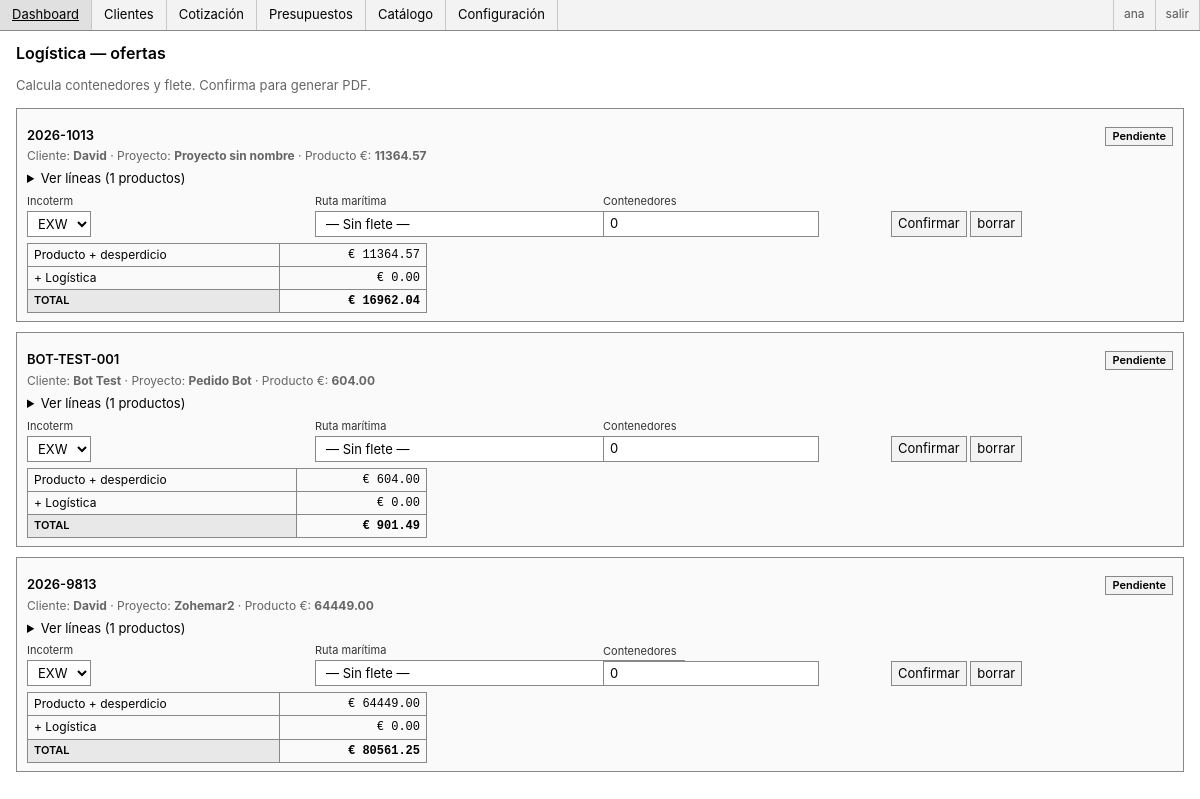
Screenshot of /logistics (signed in) with the database file from the repository.
### tables this page shows
CREATE TABLE users (
            id INTEGER PRIMARY KEY AUTOINCREMENT,
            username TEXT UNIQUE NOT NULL,
            password_hash TEXT NOT NULL,
            role TEXT NOT NULL DEFAULT 'viewer',
            full_name TEXT,
            email TEXT,
            created_at TEXT NOT NULL
        );

CREATE TABLE pending_offers (
            id INTEGER PRIMARY KEY AUTOINCREMENT,
            offer_number TEXT NOT NULL,
            client_name TEXT NOT NULL,
            project_name TEXT NOT NULL,
            waste_pct REAL DEFAULT 5,
            margin_pct REAL DEFAULT 33,
            fx_rate REAL DEFAULT 1.085,
            lines_json TEXT NOT NULL,
            total_product_eur REAL DEFAULT 0,
            total_logistic_eur REAL DEFAULT 0,
            total_final_eur REAL DEFAULT 0,
            status TEXT DEFAULT 'pending',
            incoterm TEXT DEFAULT 'EXW',
            route_id INTEGER,
            container_count INTEGER DEFAULT 0,
            created_at TEXT NOT NULL,
            updated_at TEXT
        );

### app.py (the view)
@app.route('/logistics')
@login_required
def logistics():
    db = get_db()
    offers = db.execute(
        'SELECT * FROM pending_offers ORDER BY created_at DESC'
    ).fetchall()
    offers_data = [dict(o) for o in offers]
    routes = db.execute('SELECT * FROM shipping_routes').fetchall()
    routes_data = [dict(r) for r in routes]
    return render_template('logistics.html', offers=offers_data, routes=routes_data)

### app.py (called while the page is built)
@login_manager.user_loader
def load_user(user_id):
    db = get_db()
    row = db.execute('SELECT * FROM users WHERE id = ?', (int(user_id),)).fetchone()
    if row:
        return User(row['id'], row['username'], row['role'])
    return None

def get_db() -> sqlite3.Connection:
    if 'db' not in g:
        g.db = sqlite3.connect(app.config['DATABASE'])
        g.db.row_factory = sqlite3.Row
    return g.db

@app.template_filter('from_json')
def from_json(value):
    try:
        return json.loads(value)
    except:
        return []

@app.context_processor
def inject_now() -> dict[str, Any]:
    return {
        'current_year': datetime.now(timezone.utc).year,
        'stages': STAGES,
        'current_user': current_user,
    }

### templates/logistics.html (shortened to what this page needs)
{% extends 'base.html' %}
{% block content %}
<h1>Logística — ofertas</h1>
<p class="muted">Calcula contenedores y flete. Confirma para generar PDF.</p>
{% for offer in offers %}
<div class="card" id="offer-{{ offer['id'] }}" style="margin-bottom:10px;">
  <h3>
    {{ offer['offer_number'] }}
    <span class="badge" style="float:right;">{{ 'Confirmada' if offer['status'] == 'confirmed' else 'Pendiente' }}</span>
  </h3>
  <p class="muted" style="font-size:12px; margin:2px 0 6px 0;">
    Cliente: <b>{{ offer['client_name'] }}</b>
    · Proyecto: <b>{{ offer['project_name'] }}</b>
    · Producto €: <b data-prod>{{ "%.2f"|format(offer['total_product_eur']) }}</b>
  </p>
  <details style="margin-bottom:6px;">
    <summary>Ver líneas ({{ (offer['lines_json']|from_json|length) }} productos)</summary>
  </details>
  {% if offer['status'] != 'confirmed' %}
  <div class="row" style="align-items:end;">
    <div><label>Incoterm</label>
      <select class="incoterm-sel">
        <option value="EXW">EXW</option>
      </select>
    </div>
    <div><label>Ruta marítima</label>
      <select class="route-sel" onchange="calcLogistics(this)">
        <option value="">— Sin flete —</option>
      </select>
    </div>
    <div><label>Contenedores</label>
      <input type="number" class="container-input" value="0" min="0" step="1" onchange="calcLogistics(this)">
    </div>
    <div>
      <button type="button" onclick="confirmOffer({{ offer['id'] }})">Confirmar</button>
      <button type="button" onclick="deleteOffer({{ offer['id'] }})">borrar</button>
    </div>
  </div>
  <table style="max-width:400px; margin-top:6px;">
    <tr><td>Producto + desperdicio</td><td class="num">€ {{ "%.2f"|format(offer['total_product_eur']) }}</td></tr>
    <tr><td>+ Logística</td><td class="num">€ <span class="log-total">0.00</span></td></tr>
    <tr><th>TOTAL</th><td class="num"><b class="final-total">€ {{ "%.2f"|format(offer['total_final_eur']) }}</b></td></tr>
  </table>
  {% endif %}
</div>
{% endfor %}
{% endblock %}

### templates/base.html (shortened to what this page needs)
<!doctype html>
<html lang="es">
<head>
</head>
<body>
  <nav>
    <a href="{{ url_for('dashboard') }}">Dashboard</a>
    <a href="{{ url_for('crm') }}">Clientes</a>
    <a href="{{ url_for('quote') }}">Cotización</a>
    <a href="{{ url_for('presupuestos') }}">Presupuestos</a>
    <a href="{{ url_for('products') }}">Catálogo</a>
    <a href="{{ url_for('config') }}">Configuración</a>
    <span class="spacer"></span>
    {% if current_user and current_user.is_authenticated %}
      <span class="user">{{ current_user.username }}</span>
      <a href="{{ url_for('logout') }}" class="user">salir</a>
    {% endif %}
  </nav>
  <div class="wrap">
    {% block content %}{% endblock %}
  </div>
</body>
</html>

### templates/base.html (style rules this page uses)
* { box-sizing: border-box; }
html, body { margin:0; padding:0; background:#fff; color:#000; }
body { font-family: -apple-system, Segoe UI, Helvetica, Arial, sans-serif; font-size:13px; line-height:1.35; }
a { color:#0645ad; text-decoration:none; }
code, pre, .mono, td.num, th.num { font-family: ui-monospace, SFMono-Regular, Menlo, Consolas, monospace; }
nav { display:flex; gap:0; padding:0; background:#f3f3f3; border-bottom:1px solid #888; }
nav a { padding:6px 12px; color:#000; border-right:1px solid #c8c8c8; font-weight:normal; }
nav .spacer { flex:1; }
nav .user { padding:6px 10px; color:#555; border-left:1px solid #c8c8c8; font-size:12px; }
.wrap { padding:12px 16px; max-width:1600px; }
h1 { font-size:16px; font-weight:600; margin:0 0 8px 0; }
h3 { font-size:13px; font-weight:600; margin:10px 0 4px 0; }
table { width:100%; border-collapse:collapse; font-size:12px; }
th, td { padding:3px 6px; border:1px solid #888; text-align:left; vertical-align:top; }
th { background:#e8e8e8; font-weight:600; font-size:11px; }
td.num, th.num { text-align:right; font-variant-numeric: tabular-nums; }
input, select, textarea, button { font:inherit; padding:3px 6px; border:1px solid #888; background:#fff; color:#000; border-radius:0; }
button { background:#f3f3f3; cursor:pointer; }
.row { display:grid; grid-template-columns: repeat(auto-fit, minmax(160px, 1fr)); gap:6px; }
.card { border:1px solid #888; padding:8px 10px; background:#fafafa; }
.muted { color:#666; }
.badge { display:inline-block; padding:1px 6px; border:1px solid #888; background:#f3f3f3; font-size:11px; }
label { font-size:11px; color:#333; display:block; margin-bottom:2px; }

### rows the page displays
users: username "ana"
pending_offers: offer_number "2026-1013", status "Pendiente", client_name "David", project_name "Proyecto sin nombre", total_product_eur "11364.57", lines_json "1", total_final_eur "16962.04"
pending_offers: offer_number "BOT-TEST-001", status "Pendiente", client_name "Bot Test", project_name "Pedido Bot", total_product_eur "604.00", lines_json "1", total_final_eur "901.49"
pending_offers: offer_number "2026-9813", status "Pendiente", client_name "David", project_name "Zohemar2", total_product_eur "64449.00", lines_json "1", total_final_eur "80561.25"
